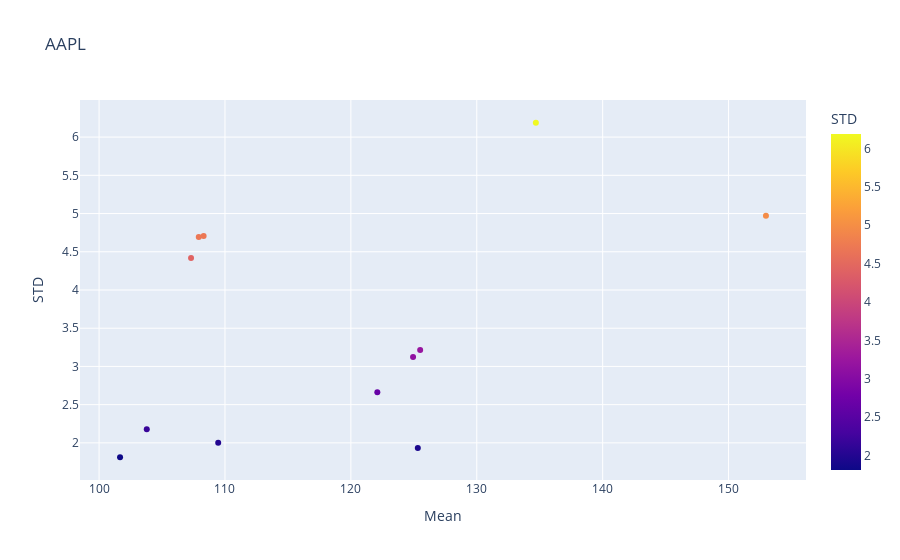

The code cell stored with this chart in its notebook:
### Code cell
fig = px.scatter(master_EUR_agg[master_EUR_agg['Ticker'] == "AAPL"], x='Mean', y='STD', color="STD", hover_data=['Month'], title = "AAPL")
fig.show()

### Figure 1 — Plotly figure (JSON) as saved in the notebook; plotly's stock layout.template omitted (floating-point values rounded to 4 significant figures)
{"data": [{"customdata": [["January"], ["February"], ["March"], ["April"], ["May"], ["June"], ["July"], ["August"], ["September"], ["October"], ["November"], ["December"]], "hovertemplate": "Mean=%{x}<br>STD=%{marker.color}<br>Month=%{customdata[0]}<extra></extra>", "legendgroup": "", "marker": {"color": [4.707, 4.695, 1.812, 2.002, 2.179, 4.417, 2.662, 1.932, 3.215, 3.122, 6.188, 4.971], "coloraxis": "coloraxis", "symbol": "circle"}, "mode": "markers", "name": "", "orientation": "v", "showlegend": false, "type": "scatter", "x": [108.3, 107.9, 101.7, 109.5, 103.8, 107.3, 122.1, 125.3, 125.5, 124.9, 134.7, 153.0], "xaxis": "x", "y": [4.707, 4.695, 1.812, 2.002, 2.179, 4.417, 2.662, 1.932, 3.215, 3.122, 6.188, 4.971], "yaxis": "y"}], "layout": {"coloraxis": {"colorbar": {"title": {"text": "STD"}}, "colorscale": [[0, "#0d0887"], [0.1111, "#46039f"], [0.2222, "#7201a8"], [0.3333, "#9c179e"], [0.4444, "#bd3786"], [0.5556, "#d8576b"], [0.6667, "#ed7953"], [0.7778, "#fb9f3a"], [0.8889, "#fdca26"], [1, "#f0f921"]]}, "legend": {"tracegroupgap": 0}, "title": {"text": "AAPL"}, "xaxis": {"anchor": "y", "domain": [0, 1], "title": {"text": "Mean"}}, "yaxis": {"anchor": "x", "domain": [0, 1], "title": {"text": "STD"}}}}
